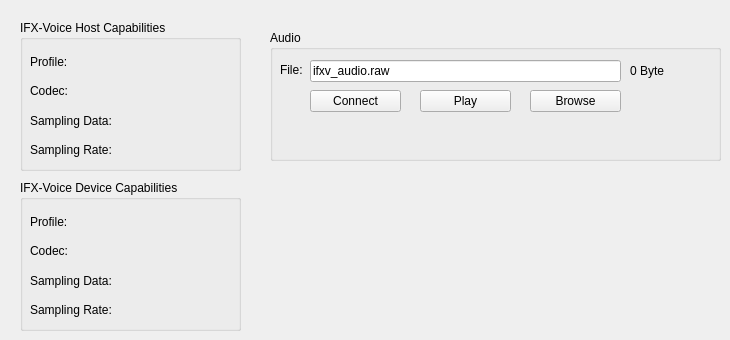
          <widget class="QWidget" name="tabIFXVH">
           <attribute name="title">
            <string>IFXV Host</string>
           </attribute>
           <widget class="QGroupBox" name="ifxv_host_capabilities">
            <property name="geometry">
             <rect>
              <x>20</x>
              <y>20</y>
              <width>221</width>
              <height>151</height>
             </rect>
            </property>
            <property name="title">
             <string>IFX-Voice Host Capabilities</string>
            </property>
            <widget class="QWidget" name="layoutWidget1">
             <property name="geometry">
              <rect>
               <x>10</x>
               <y>30</y>
               <width>201</width>
               <height>111</height>
              </rect>
             </property>
             <layout class="QVBoxLayout" name="verticalLayout_15">
              <item>
               <widget class="QLabel" name="ifxvh_profile">
                <property name="text">
                 <string>Profile:</string>
                </property>
               </widget>
              </item>
              <item>
               <widget class="QLabel" name="ifxvh_codec">
                <property name="text">
                 <string>Codec:</string>
                </property>
               </widget>
              </item>
              <item>
               <widget class="QLabel" name="ifxvh_data">
                <property name="text">
                 <string>Sampling Data:</string>
                </property>
               </widget>
              </item>
              <item>
               <widget class="QLabel" name="ifxvh_sampling_rate">
                <property name="text">
                 <string>Sampling Rate:</string>
                </property>
               </widget>
              </item>
             </layout>
            </widget>
           </widget>
           <widget class="QGroupBox" name="ifxv_device_capabilities">
            <property name="geometry">
             <rect>
              <x>20</x>
              <y>180</y>
              <width>221</width>
              <height>151</height>
             </rect>
            </property>
            <property name="title">
             <string>IFX-Voice Device Capabilities</string>
            </property>
            <widget class="QWidget" name="layoutWidget_2">
             <property name="geometry">
              <rect>
               <x>10</x>
               <y>30</y>
               <width>201</width>
               <height>111</height>
              </rect>
             </property>
             <layout class="QVBoxLayout" name="verticalLayout_16">
              <item>
               <widget class="QLabel" name="ifxvd_profile">
                <property name="text">
                 <string>Profile:</string>
                </property>
               </widget>
              </item>
              <item>
               <widget class="QLabel" name="ifxvd_codec">
                <property name="text">
                 <string>Codec:</string>
                </property>
               </widget>
              </item>
              <item>
               <widget class="QLabel" name="ifxvd_data">
                <property name="text">
                 <string>Sampling Data:</string>
                </property>
               </widget>
              </item>
              <item>
               <widget class="QLabel" name="ifxvd_sampling_rate">
                <property name="text">
                 <string>Sampling Rate:</string>
                </property>
               </widget>
              </item>
             </layout>
            </widget>
           </widget>
           <widget class="QGroupBox" name="ifxvh_audio_groupBox">
            <property name="geometry">
             <rect>
              <x>270</x>
              <y>30</y>
              <width>451</width>
              <height>131</height>
             </rect>
            </property>
            <property name="title">
             <string>Audio</string>
            </property>
            <widget class="QPushButton" name="ifxvh_record_button">
             <property name="enabled">
              <bool>true</bool>
             </property>
             <property name="geometry">
              <rect>
               <x>40</x>
               <y>60</y>
               <width>91</width>
               <height>22</height>
              </rect>
             </property>
             <property name="text">
              <string>Connect</string>
             </property>
            </widget>
            <widget class="QPushButton" name="ifxvh_play_button">
             <property name="enabled">
              <bool>true</bool>
             </property>
             <property name="geometry">
              <rect>
               <x>150</x>
               <y>60</y>
               <width>91</width>
               <height>22</height>
              </rect>
             </property>
             <property name="text">
              <string>Play</string>
             </property>
            </widget>
            <widget class="QLabel" name="ifxvh_status">
             <property name="geometry">
              <rect>
               <x>10</x>
               <y>100</y>
               <width>431</width>
               <height>20</height>
              </rect>
             </property>
             <property name="text">
              <string/>
             </property>
            </widget>
            <widget class="QLineEdit" name="edAudioRawFile_ifxvh">
             <property name="geometry">
              <rect>
               <x>40</x>
               <y>30</y>
               <width>311</width>
               <height>22</height>
              </rect>
             </property>
             <property name="toolTip">
              <string>Enter the input file name for 16-bit audio raw data</string>
             </property>
             <property name="text">
              <string>ifxv_audio.raw</string>
             </property>
            </widget>
            <widget class="QLabel" name="label_195">
             <property name="geometry">
              <rect>
               <x>10</x>
               <y>30</y>
               <width>31</width>
               <height>20</height>
              </rect>
             </property>
             <property name="text">
              <string>File:</string>
             </property>
            </widget>
            <widget class="QPushButton" name="ifxvh_browse_button">
             <property name="geometry">
              <rect>
               <x>260</x>
               <y>60</y>
               <width>91</width>
               <height>22</height>
              </rect>
             </property>
             <property name="text">
              <string>Browse</string>
             </property>
            </widget>
            <widget class="QLabel" name="ifxvh_file_size">
             <property name="geometry">
              <rect>
               <x>360</x>
               <y>30</y>
               <width>81</width>
               <height>21</height>
              </rect>
             </property>
             <property name="text">
              <string>0 Byte</string>
             </property>
            </widget>
           </widget>
          </widget>
